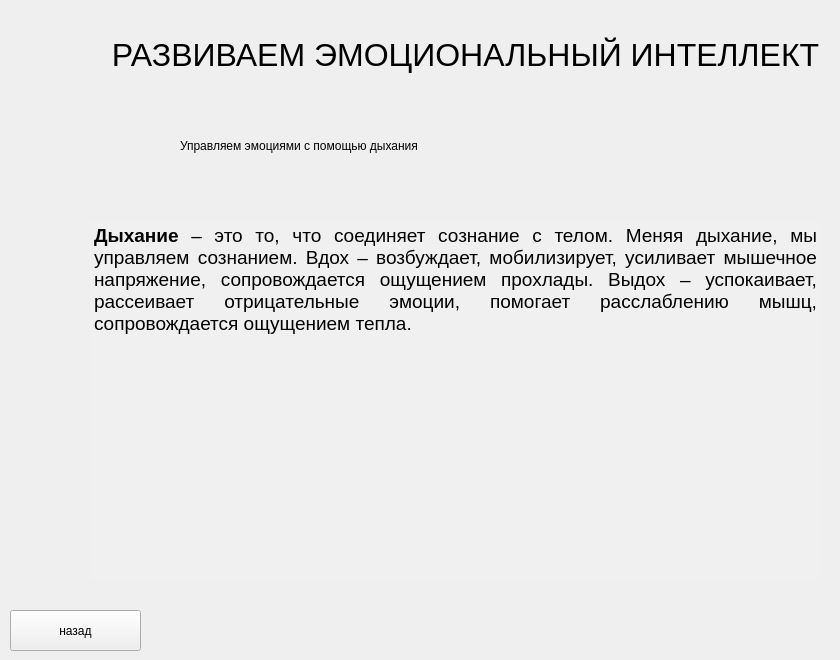
   <widget class="QWidget" name="page_74">
    <widget class="QPushButton" name="pushButton_447">
     <property name="geometry">
      <rect>
       <x>10</x>
       <y>610</y>
       <width>131</width>
       <height>41</height>
      </rect>
     </property>
     <property name="text">
      <string>назад</string>
     </property>
    </widget>
    <widget class="QLabel" name="label_358">
     <property name="geometry">
      <rect>
       <x>180</x>
       <y>120</y>
       <width>551</width>
       <height>51</height>
      </rect>
     </property>
     <property name="styleSheet">
      <string notr="true">font: 20pt &quot;Arial&quot;;</string>
     </property>
     <property name="text">
      <string>Управляем эмоциями с помощью дыхания</string>
     </property>
    </widget>
    <widget class="QLabel" name="label_359">
     <property name="geometry">
      <rect>
       <x>100</x>
       <y>10</y>
       <width>731</width>
       <height>91</height>
      </rect>
     </property>
     <property name="styleSheet">
      <string notr="true">font-family:Arial;
font-size:24pt;</string>
     </property>
     <property name="text">
      <string>&lt;html&gt;&lt;head/&gt;&lt;body&gt;&lt;p align=&quot;center&quot;&gt;РАЗВИВАЕМ ЭМОЦИОНАЛЬНЫЙ ИНТЕЛЛЕКТ&lt;/p&gt;&lt;/body&gt;&lt;/html&gt;</string>
     </property>
    </widget>
    <widget class="QTextEdit" name="textEdit_136">
     <property name="enabled">
      <bool>false</bool>
     </property>
     <property name="geometry">
      <rect>
       <x>90</x>
       <y>220</y>
       <width>731</width>
       <height>361</height>
      </rect>
     </property>
     <property name="styleSheet">
      <string notr="true">font: 12pt &quot;Arial&quot;;
background-color:#f0f0f0;
border:0;
color:black;</string>
     </property>
     <property name="verticalScrollBarPolicy">
      <enum>Qt::ScrollBarAlwaysOff</enum>
     </property>
     <property name="horizontalScrollBarPolicy">
      <enum>Qt::ScrollBarAlwaysOff</enum>
     </property>
     <property name="html">
      <string>&lt;!DOCTYPE HTML PUBLIC &quot;-//W3C//DTD HTML 4.0//EN&quot; &quot;http://www.w3.org/TR/REC-html40/strict.dtd&quot;&gt;
&lt;html&gt;&lt;head&gt;&lt;meta name=&quot;qrichtext&quot; content=&quot;1&quot; /&gt;&lt;style type=&quot;text/css&quot;&gt;
p, li { white-space: pre-wrap; }
&lt;/style&gt;&lt;/head&gt;&lt;body style=&quot; font-family:'Arial'; font-size:12pt; font-weight:400; font-style:normal;&quot;&gt;
&lt;p align=&quot;justify&quot; style=&quot; margin-top:12px; margin-bottom:12px; margin-left:0px; margin-right:0px; -qt-block-indent:0; text-indent:0px;&quot;&gt;&lt;span style=&quot; font-family:'Arial','sans-serif'; font-size:14pt; font-weight:600;&quot;&gt;Дыхание&lt;/span&gt;&lt;span style=&quot; font-family:'Arial','sans-serif'; font-size:14pt;&quot;&gt; – это то, что соединяет сознание с телом. Меняя дыхание, мы управляем сознанием. Вдох – возбуждает, мобилизирует, усиливает мышечное напряжение, сопровождается ощущением прохлады. Выдох – успокаивает, рассеивает отрицательные эмоции, помогает расслаблению мышц, сопровождается ощущением тепла. &lt;/span&gt;&lt;/p&gt;&lt;/body&gt;&lt;/html&gt;</string>
     </property>
    </widget>
   </widget>
